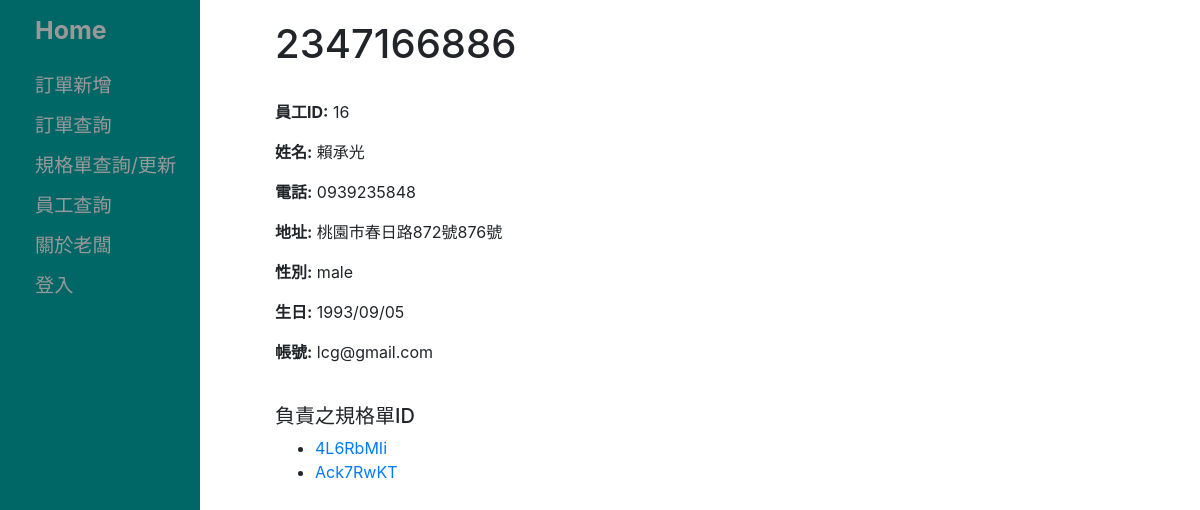
/onlineOrderSystem/staff_search/16, run on the app's committed database.
### onlineOrderSystem/models.py (models this page shows, shortened)
class Staff(models.Model):
    account = models.CharField('帳號', max_length=20)
    password = models.CharField('密碼', max_length=20)
    gender = models.CharField('性別', max_length=6)
    birthdate = models.CharField('出生年月日', max_length=10, help_text='2020/12/12')
    id = models.AutoField(primary_key=True)
    address = models.CharField('地址', max_length=20)
    tel = models.CharField('電話', max_length=20)
    name = models.CharField('姓名', max_length=20)
    IDName = models.CharField('員工ID', max_length=10)
    ...
    class Meta:
        db_table = "員工"
        ordering = ['IDName']

class DataSheet(models.Model):
    buBien1 = models.CharField('布邊1', max_length=30, help_text='布邊x/穿筘x根入/x根')
    buBien2 = models.CharField('布邊2', max_length=30, help_text='布邊x/穿筘x根入/x根')
    buSien = models.CharField('布身', max_length=30, help_text='布邊x/穿筘x根入/x根')
    weiMi = models.CharField('機上緯密', max_length=20, help_text='根/吋')
    koFu = models.CharField('筘幅', max_length=10, help_text='寸')
    length = models.CharField('整經長', max_length=10, help_text='y')
    id = models.AutoField(primary_key=True)
    orderFormID = models.CharField('訂單ID', max_length=20)
    progress = models.CharField('進度', max_length=100)
    staffID = models.CharField('員工ID', max_length=10)
    IDName = models.CharField('規格單ID', max_length=10)
    arrangement = models.CharField('經紗排列', max_length=100)
    sewingMethod = models.CharField('穿法', max_length=100)
    ...
    class Meta:
        db_table = "規格單"
        ordering = ['IDName']

### onlineOrderSystem/views.py (the view)
# urls.py: path('staff_search/<int:pk>', views.staff_search_DetailView.as_view(), name='staff_search_detail'),
class staff_search_DetailView(generic.DetailView):
    context_object_name = 'staff_search_detail'
    template_name = 'onlineOrderSystem/Staff_search_detail.html'
    def get_context_data(self,**kwargs):
         context = super(staff_search_DetailView, self).get_context_data(**kwargs)
         context['Staff'] = Staff.objects.all()
         context['DataSheet'] = DataSheet.objects.all()
         return context
    def get_queryset(self):
         return Staff.objects.all()

### templates/onlineOrderSystem/Staff_search_detail.html
{% extends "base_generic.html" %}
{% block content %}
  <h1>{{ staff_search_detail.IDName }}</h1>
  <br>
  <p><strong>員工ID:</strong> {{ staff_search_detail.id }}</p>
  <p><strong>姓名:</strong> {{ staff_search_detail.name }}</p>
  <p><strong>電話:</strong> {{ staff_search_detail.tel }}</p>
  <p><strong>地址:</strong> {{ staff_search_detail.address }}</p>
  <p><strong>性別:</strong> {{ staff_search_detail.gender}}</p>
  <p><strong>生日:</strong> {{ staff_search_detail.birthdate }}</p>
  <p><strong>帳號:</strong> {{ staff_search_detail.account }}</p>
  <br>
  <h5>負責之規格單ID</h5>
  <ul>
      {% for datasheet in DataSheet %}
          {% if staff_search_detail.IDName == datasheet.staffID %}
            <li>
              <a href="/onlineOrderSystem/datasheet/{{datasheet.id}}">{{ datasheet.IDName }}</a>
            </li>
          {% endif %}
      {% endfor %}
  </ul>
{% endblock %}

### onlineOrderSystem/static/css/styles.css (style rules this page uses)
ul { list-style-type: disc; list-style-position:outside; }

### data on the page
Staff: IDName "2347166886", id "16", name "賴承光", tel "0939235848", address "桃園市春日路872號876號", gender "male", birthdate "1993/09/05", account "lcg@gmail.com"
DataSheet: IDName "4L6RbMIi"
DataSheet: IDName "Ack7RwKT"
